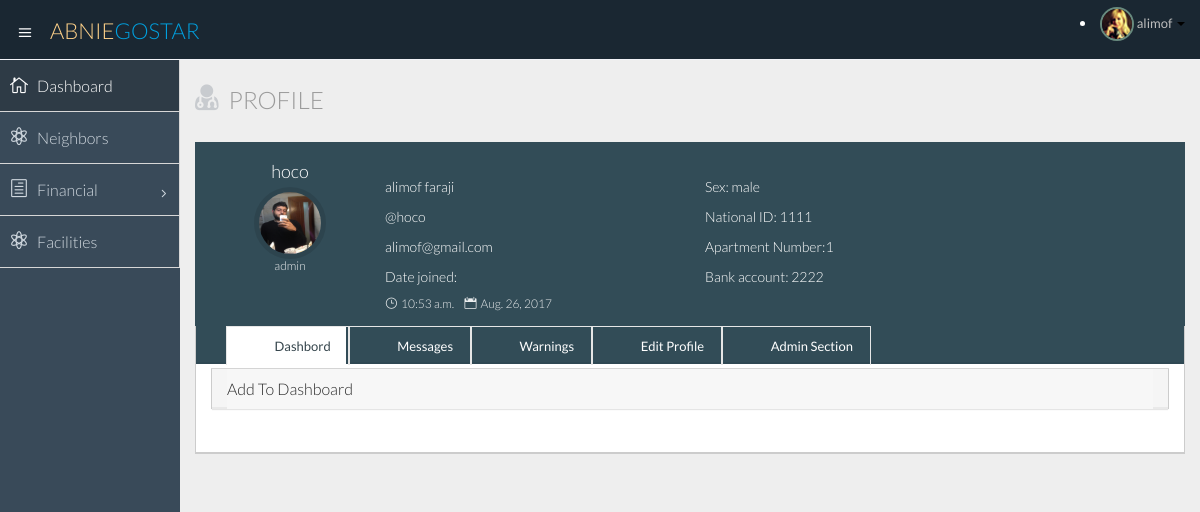
The app's page /home/index/ (signed in) with its own data.
### polls/models.py (models this page shows)
class Neighbor(models.Model):
    user = models.ForeignKey(User, unique=True)
    national_id = models.CharField(max_length=10, primary_key=True, null=False, default='1111')
    apartment = models.ForeignKey('Apartment', on_delete=models.CASCADE, default=0, null=True)
    sex = models.CharField(max_length=5, null=True)
    type = models.CharField(max_length=30, null=True)
    bank_account = models.CharField(max_length=30, null=True)
    _bank = models.ForeignKey('Bank', on_delete=models.CASCADE, null=True)

### polls/views.py (the view, shortened to what this page needs)
# urls.py: url(r'^index/removeFromDashbord/([0-9]+)/$', views.removeFromDashbord, name='removeFromDashbord'),
def index(request):
    username = None
    if not request.user.is_authenticated():
        return HttpResponseRedirect('/../login/')
    if request.user.is_authenticated():
        user = Neighbor.objects.get(   user = User.objects.get(username = request.user.get_username())   )
        context = {}
        context['user']=user
        dashbords = Dashboard.objects.filter(_building=user.apartment.building).order_by('-date_time')
        context['dashbords'] = dashbords
        messages = RequestLetter.objects.filter(receiver=user).order_by('-date_time')
        context['messages'] = messages
        warnings = Warning.objects.filter(receiving_neighbor=user)
        context['warnings'] = warnings
        if user.type == "admin":
            addDashbordForm = AddDashbordForm()
            context['addDashbordForm'] = addDashbordForm
        if user.type == 'admin':
            if request.method == 'POST':
                if 'addToDashbord' in request.POST:
                    newDashbordForm = AddDashbordForm(request.POST)
                    if (newDashbordForm.is_valid()):
                        newTmp = Dashboard(title=request.POST['title'], text = request.POST['text'], date_time= datetime.datetime.now(), _building=user.apartment.building)
                        newTmp.save()
        sendMessageForm = SendMessageForm()
        context['sendMessageForm'] = sendMessageForm
        editProfileForm = EditProfileForm()
        context['editProfileForm'] = editProfileForm
        if user.type == 'admin':
            addBuilding= AddBuilding()
            context['addBuilding'] = addBuilding
            addApartment = AddApartment()
            context['addApartment'] = addApartment
            addNeighbor = signUpForm()
            context['addNeighbor'] = addNeighbor
            allComplaints = WarningLetter.objects.all().order_by('-date')
            context['allComplaints'] = allComplaints
        user = Neighbor.objects.get(user=User.objects.get(username=request.user.get_username()))
        context['date'] = date.today();
        allWarnings = Warning.objects.filter(receiving_neighbor=user)
        context['allWarnings'] = allWarnings
        return render(request, 'polls/index.html', context)
    return render(request, 'polls/facility.html', {}) #todo

### polls/templates/polls/index.html (shortened to what this page needs)
{% extends 'polls/temp1.html' %}
{% block content %}
		  <div class="row">
				<div class="col-lg-12">
					<h3 class="page-header"><i class="fa fa-user-md"></i> Profile</h3>
				</div>
			</div>
              <div class="row">
                <div class="col-lg-12">
                    <div class="profile-widget profile-widget-info">
                          <div class="panel-body">
                            <div class="col-lg-2 col-sm-2">
                              <h4>{{ user.user.username }}</h4>
                              <div class="follow-ava">
                                  {% load static %}
                                  <img src="{% static "polls/img/mypic.jpg" %}" alt="">
                              </div>
                              <h6>{{ user.type }}</h6>
                            </div>
                            <div class="col-lg-4 col-sm-4 follow-info">
                                <p>{{ user.user.first_name }} {{ user.user.last_name}}</p>
                                <p>@{{ user.user.username }}</p>
								<p>{{ user.user.email }}</p>
                                <p> Date joined:</p>
                                <h6>
                                    <span><i class="icon_clock_alt"></i>{{ user.user.date_joined.time}}</span>
                                    <span><i class="icon_calendar"></i>{{ user.user.date_joined.date }}</span>
                                </h6>
                            </div>
                              <div class="col-lg-4 col-sm-4 follow-info">
                                  <p>Sex: {{ user.sex}}</p>
                                <p>National ID: {{ user.national_id }}</p>
                                <p>Apartment Number:{{user.apartment_id}}</p>
								<p>Bank account: {{ user.bank_account}}</p>
                            </div>
                          </div>
                    </div>
                </div>
              </div>
              <div class="row">
                 <div class="col-lg-12">
                    <section class="panel">
                          <header class="panel-heading tab-bg-info">
                              <ul class="nav nav-tabs">
                                  <li class="active">
                                      <a data-toggle="tab" href="#dashbord">
                                          Dashbord
                                      </a>
                                  </li>
                                  <li>
                                      <a data-toggle="tab" href="#messages">
                                          Messages
                                      </a>
                                  </li>
                                  <li class="">
                                      <a data-toggle="tab" href="#warnings">
                                          Warnings
                                      </a>
                                  </li>
                              <li class="">
                                      <a data-toggle="tab" href="#edit-profile">
                                          Edit Profile
                                      </a>
                                  </li>
                                  {%  if user.type == 'admin' %}
                                        <li class="">
                                      <a data-toggle="tab" href="#admin-section">
                                          Admin Section
                                      </a>
                                  </li>
                                  {% endif %}
                              </ul>
                          </header>
                          <div class="panel-body">
                              <div class="tab-content">
                                  <div  id = "dashbord" class="tab-pane active">
                                  {% if user.type == "admin" %}
                      <div class="panel-group m-bot20" id="accordion">
                          <div class="panel panel-default">
                              <div class="panel-heading">
                                  <h4 class="panel-title">
                                      <a class="accordion-toggle" data-toggle="collapse" data-parent="#accordion" href="#collapseOne">
                                          Add To Dashboard
                                      </a>
                                  </h4>
                              </div>
                          </div>
                      </div>
                                  {% endif %}
                                      <div class="profile-activity">
                                          <div class="act-time">
                                          </div>
                                      </div>
                                  </div>
                              {% if user.type == 'admin' %}
                                          </div>
                                      </section>
                                  </div>
                              {% endif %}
                              </div>
                      </section>
{% endblock  %}

### polls/templates/polls/temp1.html (shortened to what this page needs)
<!DOCTYPE html>
<html lang="en">
<head>
</head>
<body>
    <!DOCTYPE html>
<html lang="en">
  <head>
    {% load static %}
    {% load static %}
    <link href="{% static "polls/css/bootstrap.min.css" %}" rel="stylesheet">
    {% load static %}
    <link href="{% static "polls/css/bootstrap-theme.css" %}" rel="stylesheet">
    {% load static %}
    <link href="{% static "polls/css/elegant-icons-style.css" %}" rel="stylesheet" />
    {% load static %}
    <link href="{% static "polls/css/font-awesome.min.css" %}" rel="stylesheet" />
    {% load static %}
    <link href="{% static "polls/css/style.css" %}" rel="stylesheet">
    {% load static %}
    <link href="{% static "polls/css/style-responsive.css" %}" rel="stylesheet" />
  </head>
  <body>
  <section id="container" class="">
    {% block header %}
     <header class="header dark-bg">
            <div class="toggle-nav">
                <div class="icon-reorder tooltips" data-original-title="Toggle Navigation" data-placement="bottom"><i class="icon_menu"></i></div>
            </div>
            <a href="index.html" class="logo">Abnie<span class="lite">Gostar</span></a>
            <div class="top-nav notification-row">
                    <li class="dropdown">
                        <a data-toggle="dropdown" class="dropdown-toggle" href="#">
                            <span class="profile-ava">
                                <img alt="" src="img/avatar1_small.jpg">
                            </span>
                            <span class="username">{{ user.user.first_name}}{{ owner.user.first_name}}</span>
                            <b class="caret"></b>
                        </a>
                    </li>
            </div>
      </header>
  {% endblock %}
  {% block sidebar %}
      <aside>
          <div id="sidebar"  class="nav-collapse ">
              <ul class="sidebar-menu">
                  <li class="active">
                      <a class="" href="{%  url 'index'%}">
                          <i class="icon_house_alt"></i>
                          <span>Dashboard</span>
                      </a>
                  </li>
{% if user.type != 'owner' and owner.type != 'owner' %}
				  <li>
                      <a class="" href="{%  url 'neighbors'     %}">
                          <i class="icon_genius"></i>
                          <span>Neighbors</span>
                      </a>
                  </li>
                  <li class="sub-menu">
                      <a href="javascript:;" class="">
                          <i class="icon_document_alt"></i>
                          <span>Financial</span>
                          <span class="menu-arrow arrow_carrot-right"></span>
                      </a>
                  </li>
				  <li>
                      <a class="" href="{%  url 'facilities' %}">
                          <i class="icon_genius"></i>
                          <span>Facilities</span>
                      </a>
                  </li>
                {% endif %}
              </ul>
          </div>
      {% endblock %}
      </aside>
      <section id="main-content">
          <section class="wrapper">
              {% block content %}
                                  {% load static %}
                                                      {% load static %}
                {% endblock %}
          </section>
      </section>
    {% load static %}
    {% load static %}
    {% load static %}
    {% load static %}
    {% load static %}
    {% load static %}
  </body>
</html>
</body>
</html>

### records on screen
Neighbor: user.first_name "alimof", user.username "hoco", type "admin", user.last_name "faraji", user.email "alimof@gmail.com", user.date_joined.time "10:53 a.m.", user.date_joined "Aug. 26, 2017", sex "male", national_id "1111", apartment_id "1", bank_account "2222"
